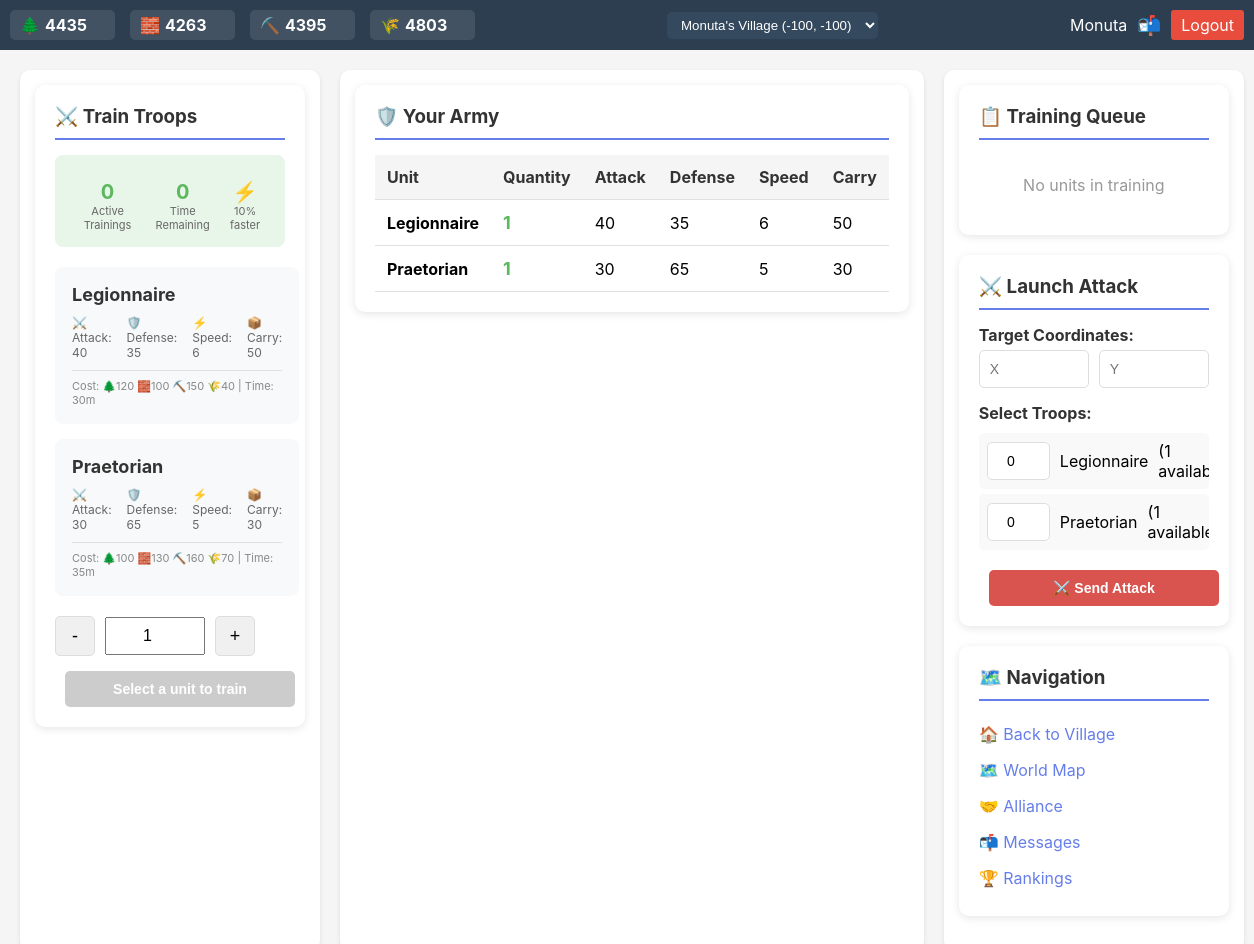
/military.php (signed in), run on the app's committed database.
### tables this page shows
CREATE TABLE `resources` (
  `village_id` int(11) NOT NULL,
  `wood` decimal(12,2) DEFAULT 500.00,
  `clay` decimal(12,2) DEFAULT 500.00,
  `iron` decimal(12,2) DEFAULT 500.00,
  `crop` decimal(12,2) DEFAULT 500.00,
  `wood_production` int(11) DEFAULT 10,
  `clay_production` int(11) DEFAULT 10,
  `iron_production` int(11) DEFAULT 10,
  `crop_production` int(11) DEFAULT 5,
  `last_update` timestamp NOT NULL DEFAULT current_timestamp() ON UPDATE current_timestamp(),
  PRIMARY KEY (`village_id`),
  CONSTRAINT `resources_ibfk_1` FOREIGN KEY (`village_id`) REFERENCES `villages` (`id`) ON DELETE CASCADE
);

### public/military.php (the view, shortened to what the rows shown need)
<?php
require_once '../src/classes/User.php';
require_once '../src/classes/Village.php';
include_once 'includes/header.php';
$current_village_id = $_SESSION['current_village_id'];
$village = new Village();
$troops = $village->getTroops($current_village_id);
?>
<!DOCTYPE html>
<html lang="en">
<head>
    <link rel="stylesheet" href="css/style.css">
</head>
<body>
    <div class="game-container">
        <div class="game-content">
            <div class="center-column">
                <div class="military-card">
                    <?php if(empty($troops)): ?>
                        <p style="text-align: center; padding: 40px; color: #999;">No troops trained yet.<br>Select a unit above to build your army!</p>
                    <?php else: ?>
                        <table class="troops-table">
                            <thead>
                                <tr><th>Unit</th><th>Quantity</th><th>Attack</th><th>Defense</th><th>Speed</th><th>Carry</th></tr>
                            </thead>
                        </table>
                    <?php endif; ?>
                </div>
            </div>
        </div>
    </div>
</body>
</html>

### public/includes/header.php (shortened to what the rows shown need)
<?php
require_once __DIR__ . '/../../src/classes/User.php';
require_once __DIR__ . '/../../src/classes/Village.php';
$user = new User();
$user->id = $_SESSION['user_id'];
$villages = $user->getVillages();
$current_village_id = isset($_GET['village']) ? intval($_GET['village']) :
                      (isset($_SESSION['current_village_id']) ? $_SESSION['current_village_id'] :
                      (!empty($villages) ? $villages[0]['id'] : 0));
$resources = null;
if($current_village_id > 0) {
    $village = new Village();
    $village->updateResources($current_village_id);
    $resources = $village->getResources($current_village_id);
}
?>
<div class="top-bar">
    <div class="resources">
        <div class="resource wood">
            <span class="resource-icon">🌲</span>
            <span class="resource-value" id="wood-resource"><?php echo $resources ? floor($resources['wood']) : 0; ?></span>
        </div>
        <div class="resource clay">
            <span class="resource-icon">🧱</span>
            <span class="resource-value" id="clay-resource"><?php echo $resources ? floor($resources['clay']) : 0; ?></span>
        </div>
        <div class="resource iron">
            <span class="resource-icon">⛏️</span>
            <span class="resource-value" id="iron-resource"><?php echo $resources ? floor($resources['iron']) : 0; ?></span>
        </div>
        <div class="resource crop">
            <span class="resource-icon">🌾</span>
            <span class="resource-value" id="crop-resource"><?php echo $resources ? floor($resources['crop']) : 0; ?></span>
        </div>
    </div>
</div>

### data on the page
resources: wood "4435", clay "4263", iron "4395", crop "4803"

### other printed values
$_SESSION['username'] "Monuta"
$queue_count "0"
$unit['name'] "Legionnaire"
$unit['attack'] "40"
$unit['defense'] "35"
$unit['speed'] "6"
$unit['carry'] "50"
formatResourceCost($cost['wood']) "120"
formatResourceCost($cost['clay']) "100"
formatResourceCost($cost['iron']) "150"
formatResourceCost($cost['crop']) "40"
formatTime($time) "30m"
$unit['name'] "Praetorian"
$unit['attack'] "30"
$unit['defense'] "65"
